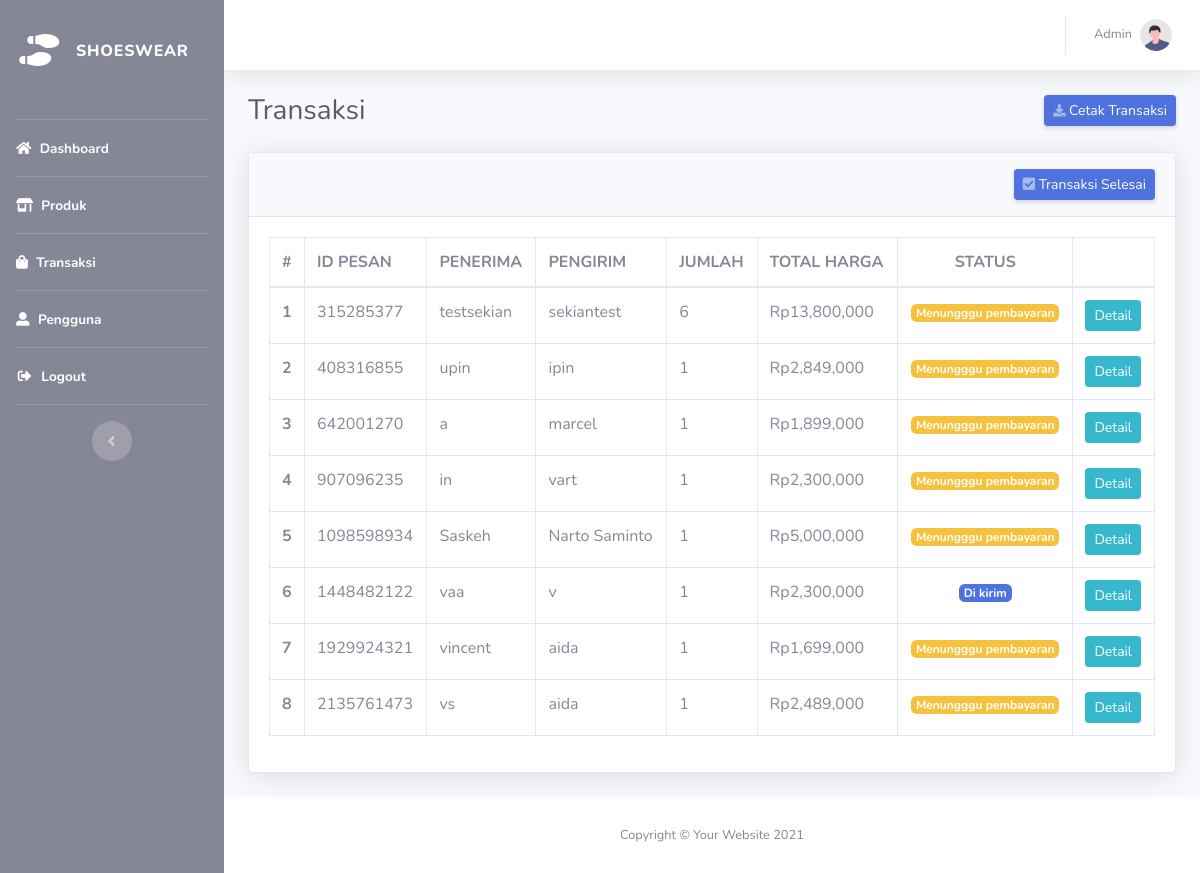
Screenshot of /admin/transaksi.php (signed in) with the database file from the repository.
### tables this page shows
CREATE TABLE `transaksi` (
  `id` int(11) NOT NULL,
  `id_pesan` int(11) NOT NULL,
  `id_user` int(11) NOT NULL,
  `pengirim` varchar(50) NOT NULL,
  `penerima` varchar(50) NOT NULL,
  `alamat` varchar(150) NOT NULL,
  `telepon` int(15) NOT NULL,
  `email` varchar(50) NOT NULL,
  `kuantiti_total` int(11) NOT NULL,
  `total_akhir` int(20) NOT NULL,
  `pembayaran` int(11) NOT NULL,
  `id_status` int(11) NOT NULL,
  `pesan_at` datetime NOT NULL,
  `kirim_at` datetime NOT NULL,
  `terima_at` datetime NOT NULL
);

CREATE TABLE `status` (
  `id_status` int(1) NOT NULL,
  `keterangan` varchar(15) NOT NULL
);

### function/admin.php (called while the page is built, shortened)
<?php
require 'koneksi.php';
function ambilTransaksi()
{
    global $konek;
    $result = mysqli_query($konek, "SELECT * FROM transaksi JOIN status ON status.id_status = transaksi.id_status WHERE transaksi.id_status != '3' ");
    $trans = [];
    while ($tran = mysqli_fetch_object($result)) {
        $trans[] = $tran;
    }
    $data = [
        'judul' => "Transaki | Admin",
        'trans' => $trans,
    ];
    return $data;
}

### admin/transaksi.php (the view, shortened to what this page needs)
<?php
require '../function/admin.php';
$transaksi = ambilTransaksi()['trans'];
require 'layout/header.php';
?>
<div id="wrapper">
    <?php require 'layout/sidebar.php' ?>
    <div id="content-wrapper" class="d-flex flex-column">
        <div id="content">
            <?php require 'layout/topbar.php' ?>
            <div class="container-fluid">
                <div class="d-sm-flex align-items-center justify-content-between mb-4">
                    <h1 class="h3 mb-0 text-gray-800">Transaksi</h1>
                    <a href="<?= url ?>admin/cetakTransaksi.php" class="d-none d-sm-inline-block btn btn-sm btn-primary shadow-sm"><i class="fas fa-download fa-sm text-white-50"></i> Cetak Transaksi</a>
                </div>
                <div class="card shadow mb-4">
                    <div class="card-header py-3">
                    <a href="<?= url ?>admin/transaksiselesai.php" class="d-none d-sm-inline-block btn btn-sm btn-primary shadow-sm float-right" id="btn-transaksi" style="cursor: pointer"><i class="fas fa-check-square text-white-50"></i> Transaksi Selesai</a>
                    </div>
                    <div class="card-body">
                        <div class="table-responsive">
                            <table class="transaksi table table-bordered" width="100%" cellspacing="0">
                                <thead>
                                    <tr>
                                        <th scope="col">#</th>
                                        <th scope="col">ID PESAN</th>
                                        <th scope="col">PENERIMA</th>
                                        <th scope="col">PENGIRIM</th>
                                        <th scope="col">JUMLAH</th>
                                        <th scope="col">TOTAL HARGA</th>
                                        <th scope="col" class="text-center">STATUS</th>
                                        <th scope="col"></th>
                                    </tr>
                                </thead>
                                <tbody>
                                    <?php foreach ($transaksi as $key => $value) : ?>
                                        <tr>
                                            <th scope="row"><?= $key + 1 ?></th>
                                            <td><?= $value->id_pesan ?></td>
                                            <td><?= $value->penerima ?></td>
                                            <td><?= $value->pengirim ?></td>
                                            <td><?= $value->kuantiti_total ?></td>
                                            <td>Rp<?= number_format($value->total_akhir, 0) ?></td>
                                            <td class="text-center">
                                                <?php if ($value->id_status == 0 && $value->pembayaran == 0) : ?>
                                                    <span class=" badge badge-warning">Menungggu pembayaran</span>
                                                <?php elseif ($value->id_status == 2) : ?>
                                                    <span class=" badge badge-primary"><?= $value->keterangan ?></span>
                                                <?php elseif ($value->id_status == 3) : ?>
                                                    <span class="badge badge-success"><?= $value->keterangan ?></span>
                                                <?php endif; ?>
                                            </td>
                                            <td>
                                                <button type="button" class="btn btn-sm btn-info" data-toggle="modal" data-target="#detail<?= $value->id_pesan ?>">Detail</button>
                                            </td>
                                        </tr>
                                    <?php endforeach; ?>
                                </tbody>
                            </table>
                        </div>
                    </div>
                </div>
            </div>
        </div>
        <?php require 'layout/footer.php'; ?>

### rows the page displays
transaksi: id_pesan "315285377", penerima "testsekian", pengirim "sekiantest", kuantiti_total "6", total_akhir "13,800,000", pembayaran "Menungggu pembayaran"
transaksi: id_pesan "408316855", penerima "upin", pengirim "ipin", kuantiti_total "1", total_akhir "2,849,000", pembayaran "Menungggu pembayaran"
transaksi: id_pesan "642001270", penerima "a", pengirim "marcel", kuantiti_total "1", total_akhir "1,899,000", pembayaran "Menungggu pembayaran"
transaksi: id_pesan "907096235", penerima "in", pengirim "vart", kuantiti_total "1", total_akhir "2,300,000", pembayaran "Menungggu pembayaran"
transaksi: id_pesan "1098598934", penerima "Saskeh", pengirim "Narto Saminto", kuantiti_total "1", total_akhir "5,000,000", pembayaran "Menungggu pembayaran"
transaksi: id_pesan "1448482122", penerima "vaa", pengirim "v", kuantiti_total "1", total_akhir "2,300,000", id_status.keterangan "Di kirim"
transaksi: id_pesan "1929924321", penerima "vincent", pengirim "aida", kuantiti_total "1", total_akhir "1,699,000", pembayaran "Menungggu pembayaran"
transaksi: id_pesan "2135761473", penerima "vs", pengirim "aida", kuantiti_total "1", total_akhir "2,489,000", pembayaran "Menungggu pembayaran"
